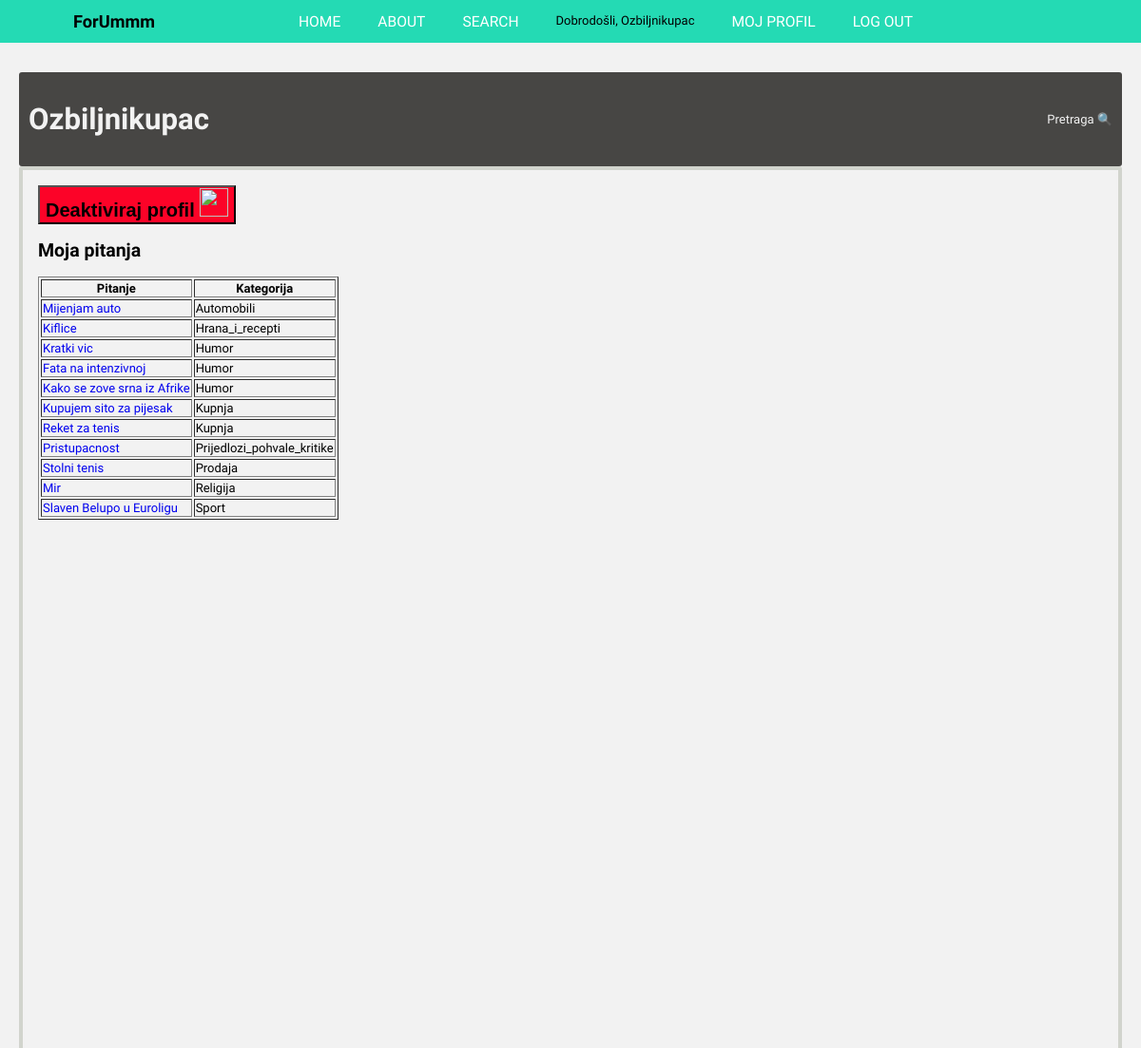
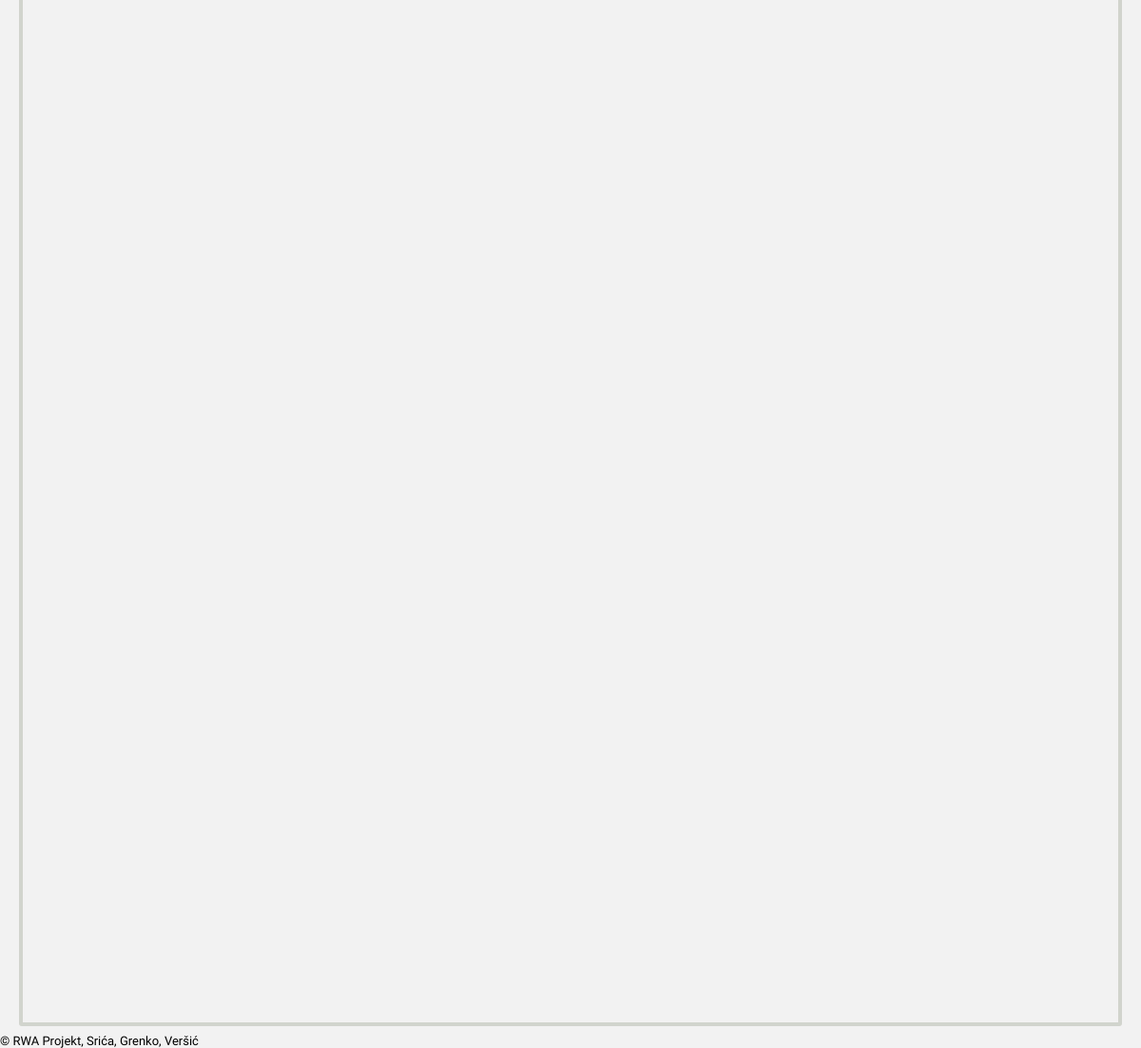
The app's page /account.php (signed in) with its own data (2 pictures, top to bottom).
### tables this page shows
CREATE TABLE `automobili` (
  `id` int(4) NOT NULL,
  `postId` int(4) DEFAULT NULL,
  `naslov` varchar(30) DEFAULT NULL,
  `post` varchar(300) DEFAULT NULL,
  `date_time` datetime DEFAULT current_timestamp(),
  `username` varchar(20) DEFAULT NULL,
  `komentar` varchar(300) DEFAULT NULL
);

CREATE TABLE `hrana_i_recepti` (
  `id` int(4) NOT NULL,
  `postId` int(4) DEFAULT NULL,
  `naslov` varchar(30) DEFAULT NULL,
  `post` varchar(300) DEFAULT NULL,
  `date_time` datetime DEFAULT current_timestamp(),
  `username` varchar(20) DEFAULT NULL,
  `komentar` varchar(300) DEFAULT NULL
);

CREATE TABLE `humor` (
  `id` int(4) NOT NULL,
  `postId` int(4) DEFAULT NULL,
  `naslov` varchar(30) DEFAULT NULL,
  `post` varchar(300) DEFAULT NULL,
  `date_time` datetime DEFAULT current_timestamp(),
  `username` varchar(20) DEFAULT NULL,
  `komentar` varchar(300) DEFAULT NULL
);

CREATE TABLE `kupnja` (
  `id` int(4) NOT NULL,
  `postId` int(4) DEFAULT NULL,
  `naslov` varchar(30) DEFAULT NULL,
  `post` varchar(300) DEFAULT NULL,
  `date_time` datetime DEFAULT current_timestamp(),
  `username` varchar(20) DEFAULT NULL,
  `komentar` varchar(300) DEFAULT NULL
);

CREATE TABLE `prijedlozi_pohvale_kritike` (
  `id` int(4) NOT NULL,
  `postId` int(4) DEFAULT NULL,
  `naslov` varchar(30) DEFAULT NULL,
  `post` varchar(300) DEFAULT NULL,
  `date_time` datetime DEFAULT current_timestamp(),
  `username` varchar(20) DEFAULT NULL,
  `komentar` varchar(300) DEFAULT NULL
);

CREATE TABLE `prodaja` (
  `id` int(4) NOT NULL,
  `postId` int(4) DEFAULT NULL,
  `naslov` varchar(30) DEFAULT NULL,
  `post` varchar(300) DEFAULT NULL,
  `date_time` datetime DEFAULT current_timestamp(),
  `username` varchar(20) DEFAULT NULL,
  `komentar` varchar(300) DEFAULT NULL
);

CREATE TABLE `religija` (
  `id` int(4) NOT NULL,
  `postId` int(4) DEFAULT NULL,
  `naslov` varchar(30) DEFAULT NULL,
  `post` varchar(300) DEFAULT NULL,
  `date_time` datetime DEFAULT current_timestamp(),
  `username` varchar(20) DEFAULT NULL,
  `komentar` varchar(300) DEFAULT NULL
);

CREATE TABLE `sport` (
  `id` int(11) NOT NULL,
  `postId` tinyint(4) DEFAULT NULL,
  `naslov` text DEFAULT NULL,
  `post` text DEFAULT NULL,
  `date_time` datetime DEFAULT current_timestamp(),
  `username` varchar(30) DEFAULT NULL,
  `komentar` tinyint(4) DEFAULT NULL
);

### account.php (the view, shortened to what this page needs)
<!DOCTYPE html>
<html lang="en" dir="ltr">
<head>
    <link rel="stylesheet" type="text/css" href="./assets/css/header.css">
    <link rel="stylesheet" href="./assets/css/styles.css">
</head>
<body>
<header>
     <a href="index.php" style="color:black;">   <h1 class="logo">ForUmmm</h1> </a>
     <nav>
          <ul>
               <li><a href="index.php">Home</a></li>
               <li><a href="about.php">About</a></li>
               <li><a href="search.php">Search</a></li>
               <?php
               if(!isset($_SESSION["loggedin"]) || $_SESSION["loggedin"] !== true){
                 echo "<li><a href='signup.php'>Sign Up</a></li>
                 <li><a href='login.php'>Log In</a></li>";
               }else {
                 $username = $_SESSION["username"];
                 echo "<li>Dobrodošli, ".$username;
                 echo "<li><a href='account.php'>Moj Profil</a> ";
                 echo "<li><a href='logout.php'>Log Out</a></li>";
               }
                ?>
          </ul>
     </nav>
</header>
    <div class="forum">
         <div class="f_middle">
              <div class="content_header">
                  <div class="current_page">
                       <a  href="#"><h1><?php echo $_SESSION['username']; ?></h1></a>
                  </div>
                  <div class="search">
                       <a  href="#">Pretraga 🔍</a>
                  </div>
             </div>
              <div class="f_content">
                   <div class="main_content">
                     <div>
                       <form  action="includes/deaktiviraj.inc.php" method="post">
                         <button type="submit" name="deaktiviraj" style="font-size:20px;color:black;background-color:#fc0328"> <b> Deaktiviraj profil </b> <img src='assets/images/deakt.png' height="30" width="30"> </button>
                       </form>
                     </div>
                         <h2>Moja pitanja</h2>
                       <?php
                       require 'includes/dbconnect.inc.php';
                       $kategorije = array("automobili","filozofija","hrana_i_recepti","humor","kupnja","politika","prijedlozi_pohvale_kritike","prodaja","religija","skola","sport","svakodnevni_zivot");
                       echo "<table border='1'> <tr> <th>Pitanje </th> <th>Kategorija </th> </tr>";
                       $username = $_SESSION['username'];
                       for($i=0;$i<count($kategorije);$i++){
                          $query =mysqli_query($conn,"SELECT * FROM $kategorije[$i] WHERE username = '$username' AND komentar IS NULL");
                          if(mysqli_num_rows($query) > 0){
                            while($row = mysqli_fetch_array($query)){
                              echo "<tr> <td>";
                              echo "<a href='pitanje.php?category=".$kategorije[$i]."&id=".$row['id']."'>".$row['naslov']."</a></td>";
                              $ime = ucfirst($kategorije[$i]);
                              echo "<td>".$ime."</td>";
                              echo " </tr>";
                          }
                          }
                       }
                        echo "</table>";
                       ?>
                  </div>
                  <div class="side_menu">
                  </div>
             </div>
         </div>
    </div>
    <div class="footer">
      © RWA Projekt, Srića, Grenko, Veršić
    </div>
</body>
</html>

### assets/css/header.css (style rules this page uses)
:root { --background: rgba(0, 214, 170, .85); }
header { background: var(--background); text-align: center; position: fixed; z-index: 999; width: 100%; }
.logo { font-family: 'Rock Salt'; font-size: 1.4em; }
nav { position: absolute; text-align: left; top: 100%; left: 0; background: var(--background); width: 100%; transform: scale(1, 0); transform-origin: top; transition: transform 400ms ease-in-out; }
nav ul { margin: 0; padding: 0; list-style: none; }
nav li { margin-bottom: 1em; margin-left: 1em; }
nav a { color: white; text-decoration: none; font-size: 1.2rem; text-transform: uppercase; opacity: 0; transition: opacity 150ms ease-in-out; }
@media screen and (min-width: 800px) { header { display: grid; grid-template-columns: 1fr auto minmax(600px, 3fr) 1fr; } }
@media screen and (min-width: 800px) { .logo { grid-column: 2 / 3; } }
@media screen and (min-width: 800px) { nav { all: unset; grid-column: 3 / 4; display: flex; justify-content: flex-end; align-items: center; } }
@media screen and (min-width: 800px) { nav ul { display: flex; } }
@media screen and (min-width: 800px) { nav li { margin-left: 3em; margin-bottom: 0; } }
@media screen and (min-width: 800px) { nav a { opacity: 1; position: relative; } }
@media screen and (min-width: 800px) { nav a::before { content: ''; display: block; height: 5px; background: black; position: absolute; top: -.75em; left: 0; right: 0; transform: scale(0, 1); transition: transform ease-in-out 250ms; } }

### assets/css/styles.css (style rules this page uses)
html { font-size: 13px; }
*, *::before, *::after { box-sizing: border-box; text-decoration: none; }
body { margin: 0; background: #f2f2f2; font-family: 'Work Sans', sans-serif; font-weight: 400; }
.forum { padding-top: 68px; }
.f_middle { margin:8px 20px; }
.content_header { display: grid; grid-template-columns: 4fr 1fr; grid-template-areas: "current_page search"; justify-items: start; align-items: center; background-color: #474644; border-radius: 3px; }
.content_header a { color: #f2f2f2; }
.current_page { padding: 5px; margin: 5px; }
.current_page a { font-size: 1.2em; font-weight: 600; }
.search { justify-self: end; margin-right: 10px; }
.search a { font-weight: 500; }
.f_content { display: grid; grid-template-columns: 5fr 1fr; grid-template-areas: "main_content side_menu"; border:solid 4px #d1d4cd; border-radius: 3px; }
.main_content { height: auto; min-height: 2000px; padding:16px; }

### records on screen
automobili: naslov "Mijenjam auto", ime "Automobili"
hrana_i_recepti: naslov "Kiflice", ime "Hrana_i_recepti"
humor: naslov "Kratki vic", ime "Humor"
humor: naslov "Fata na intenzivnoj", ime "Humor"
humor: naslov "Kako se zove srna iz Afrike", ime "Humor"
kupnja: naslov "Kupujem sito za pijesak", ime "Kupnja"
kupnja: naslov "Reket za tenis", ime "Kupnja"
prijedlozi_pohvale_kritike: naslov "Pristupacnost", ime "Prijedlozi_pohvale_kritike"
prodaja: naslov "Stolni tenis", ime "Prodaja"
religija: naslov "Mir", ime "Religija"
sport: naslov "Slaven Belupo u Euroligu", ime "Sport"

### other values on screen
$username "Ozbiljnikupac"
$_SESSION['username'] "Ozbiljnikupac"
